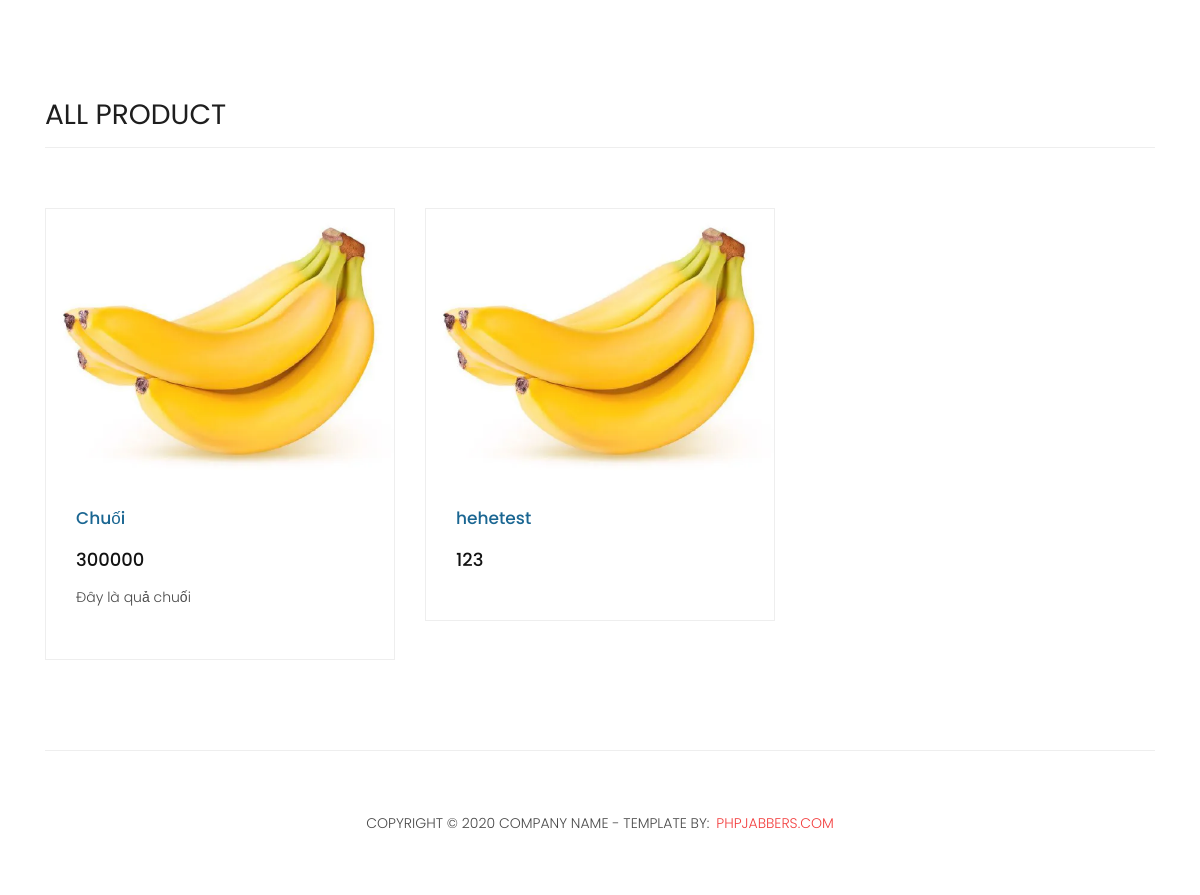
Page /user-end/products.php (lower part) on the earlier database version.
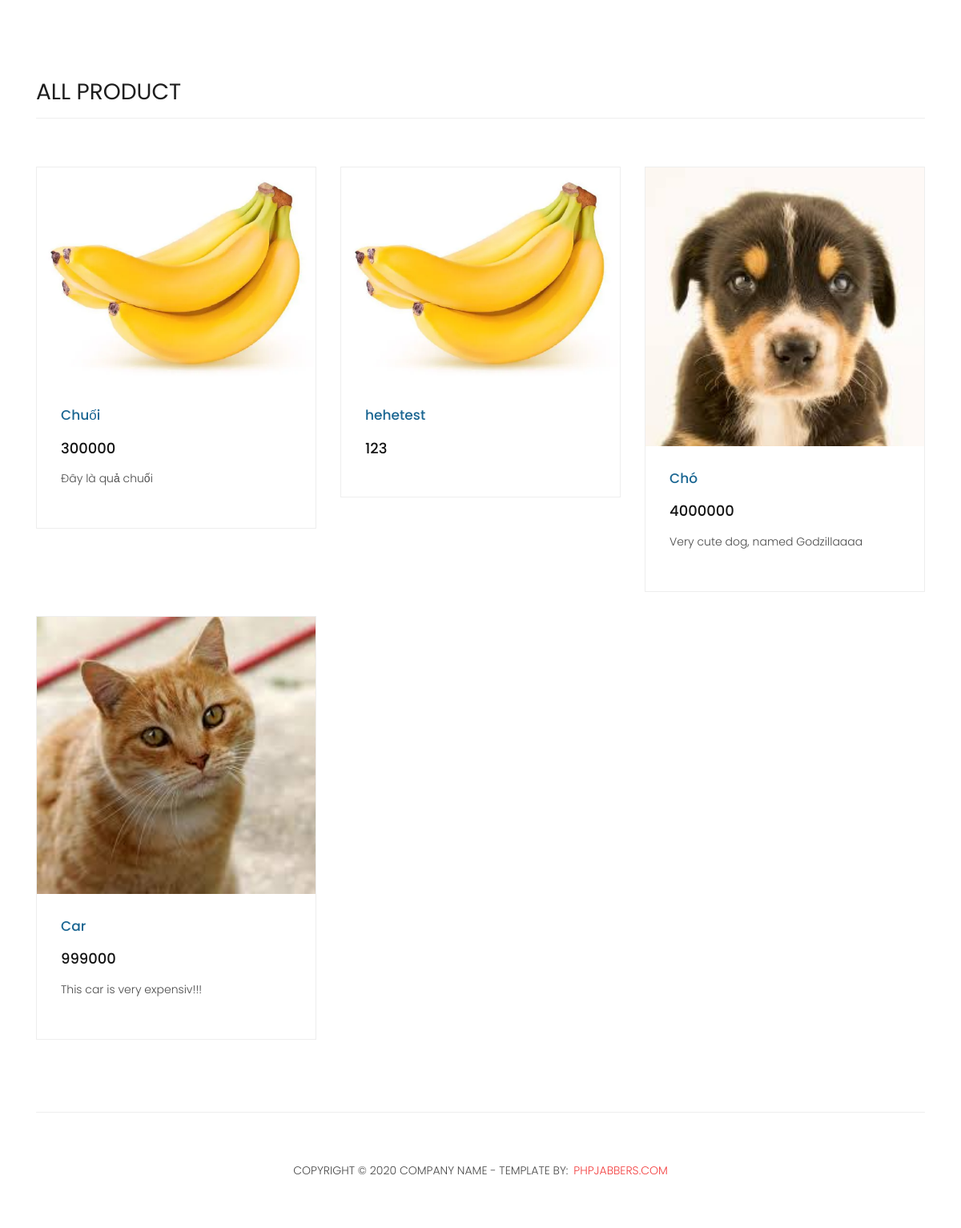
Same page on the later database version.
### tables this page shows
CREATE TABLE `product` (
  `product_id` int(11) NOT NULL,
  `product_name` varchar(60) NOT NULL,
  `quantity` int(11) NOT NULL,
  `picture` varchar(60) NOT NULL,
  `category` varchar(60) NOT NULL,
  `date` date NOT NULL,
  `price` int(11) NOT NULL,
  `description` text NOT NULL
);

### controls.php (called while the page is built, shortened)
<?php
    include("connect.php");
    class tbl_product {
        public function select_all() {
            global $conn;
            $sql = "SELECT * FROM product";
            return mysqli_query($conn, $sql);
        }
    }

### user-end/products.php (the view, shortened to what this page needs)
<!DOCTYPE html>
<html lang="en">
  <head>
    <link href="vendor/bootstrap/css/bootstrap.min.css" rel="stylesheet">
    <link rel="stylesheet" href="assets/css/fontawesome.css">
    <link rel="stylesheet" href="assets/css/style.css">
    <link rel="stylesheet" href="assets/css/owl.css">
  </head>
  <body>
    <div class="latest-products">
      <div class="container">
        <div class="row">
          <div class="col-md-12">
            <div class="section-heading">
              <h2>ALL PRODUCT</h2>
            </div>
          </div>
          <?php
          include('../controls.php');
          $tbl_product = new tbl_product();
          $products = $tbl_product->select_all();
          foreach($products as $product) {
        ?>
                  <div class="col-md-4">
            <div class="product-item">
              <a href="product-details.php?id=<?php echo $product['product_id'] ?>"><img src="../UPLOAD/<?php echo  $product['picture'] ?>" alt=""></a>
              <div class="down-content">
                <a href="product-details.php?id=<?php echo $product['product_id'] ?>"><h4><?php echo $product['product_name'] ?></h4></a>
                <h6> <?php echo $product['price'] ?></h6>
                <p><?php echo $product['description'] ?></p>
              </div>
            </div>
          </div>
          <?php
          }
          ?>
        </div>
      </div>
    </div>
    <footer>
      <div class="container">
        <div class="row">
          <div class="col-md-12">
            <div class="inner-content">
              <p>Copyright © 2020 Company Name - Template by: <a href="https://www.phpjabbers.com/">PHPJabbers.com</a></p>
            </div>
          </div>
        </div>
      </div>
    </footer>
  </body>
</html>

### user-end/assets/css/style.css (style rules this page uses)
body { font-family: 'Poppins', sans-serif; overflow-x: hidden; text-rendering: optimizeLegibility; -webkit-font-smoothing: antialiased; -moz-osx-font-smoothing: grayscale; }
p { margin-bottom: 0px; font-size: 14px; font-weight: 300; color: #4a4a4a; line-height: 24px; }
a { text-decoration: none!important; }
h1,h2,h3,h4,h5,h6 { margin: 0px; }
.section-heading { text-align: left; margin-bottom: 60px; border-bottom: 1px solid #eee; }
.section-heading h2 { font-size: 28px; font-weight: 400; color: #1e1e1e; margin-bottom: 15px; }
.latest-products { margin-top: 100px; }
.product-item { border: 1px solid #eee; margin-bottom: 30px; }
.product-item .down-content { padding: 30px; position: relative; }
.product-item img { width: 100%; overflow: hidden; }
.product-item .down-content h4 { font-size: 17px; color: #1a6692; margin-bottom: 20px; }
.product-item .down-content h6 { font-size: 18px; margin-bottom: 15px; color: #121212; }
.product-item .down-content p { margin-bottom: 20px; }
footer { text-align: center; }
footer .inner-content { border-top: 1px solid #eee; margin-top: 60px; padding: 60px 0px; }
footer .inner-content p { text-transform: uppercase; }
footer .inner-content p a { color: #f33f3f; margin-left: 3px; }

Differences in the rows shown:
added product: picture (picture), product_name "Chó", price "4000000", description "Very cute dog, named Godzillaaaa"
added product: picture (picture), product_name "Car", price "999000", description "This car is very expensiv!!!"
